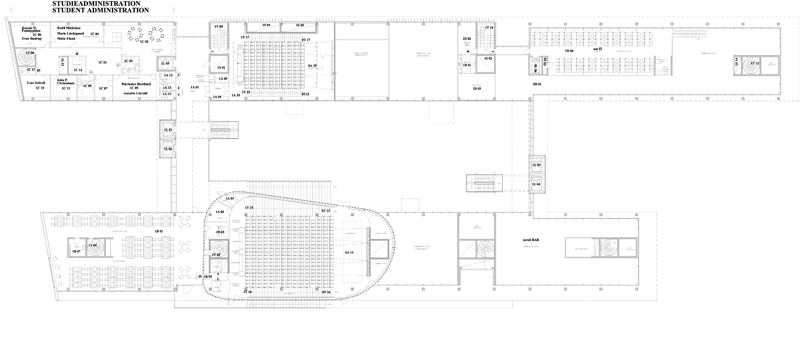
#> input picture ass2/Images/ITUMap.bmp, 800 x 348 px
$ python -i Assignment2.py   (imports and definitions only)   (Python 2 division)   (older library calls are emulated)
#> lines starting #> are read from the running program, lines starting #| are printed output that depends on the picture; after the words box and inside, x2 and y2 are one past the last pixel; in counts of white or black regions, pixels touching at a corner belong together
#> further down, picture is the input picture: shape (348, 800, 3); mean B, G, R 249.1, 249.1, 249.1
#from scipy import ndimage
import cv2
import cv
import numpy as np
from pylab import *
from matplotlib import *
from matplotlib.pyplot import *
from scipy import *
import math
import SIGBTools

#found by createHomography with n=6
H = np.array([[  1.47453831e-01,   9.78826731e-01,   2.04270412e+02],
       [ -5.10193725e-01,   4.10523270e-01,   1.95623806e+02],
       [  1.70178472e-04,   1.12945293e-03,   1.00000000e+00]])
calibration = [[(34.983870967741922, 208.40322580645164), (84.661290322580641, 198.4677419354839), (249.30645161290323, 162.98387096774195), (296.14516129032256, 229.69354838709677), (202.4677419354839, 253.82258064516128), (172.66129032258067, 180.01612903225805)], [(331.11290322580658, 212.53225806451621), (331.11290322580658, 187.69354838709694), (324.01612903225828, 109.62903225806463), (359.50000000000023, 106.08064516129048), (366.59677419354853, 148.66129032258073), (334.66129032258073, 148.66129032258073)]]

# [79 lines left out: functions frameTrackingData2BoxData, simpleTextureMap, textureMapGroundFloor, showImageandPlot, not called in this run]

blue = 255, 0, 0
green = 0, 255, 0

# [227 lines left out: functions displayTrace, multiplyPointByHomography, texturemapGridSequence, calibrateSharpening, sharpen, textureOnGrid and 3 more, not called in this run]

def angle_cos(p0, p1, p2):
    d1, d2 = p0-p1, p2-p1
    return abs( np.dot(d1, d2) / np.sqrt( np.dot(d1, d1)*np.dot(d2, d2) ) )

def findSquares(img,minSize = 2000,maxAngle = 1):
    """ findSquares intend to locate rectangle in the image of minimum area, minSize, and maximum angle, maxAngle, between
    sides"""
    squares = []
    contours, hierarchy = cv2.findContours(img, cv2.RETR_LIST, cv2.CHAIN_APPROX_SIMPLE)
    for cnt in contours:
         cnt_len = cv2.arcLength(cnt, True)
         cnt = cv2.approxPolyDP(cnt, 0.08*cnt_len, True)
         if len(cnt) == 4 and cv2.contourArea(cnt) > minSize and cv2.isContourConvex(cnt):
             cnt = cnt.reshape(-1, 2)
             max_cos = np.max([angle_cos( cnt[i], cnt[(i+1) % 4], cnt[(i+2) % 4] ) for i in xrange(4)])
             if max_cos < maxAngle:
                 squares.append(cnt)
    return squares

def DetectPlaneObject(I,minSize=1000):
      """ A simple attempt to detect rectangular
      color regions in the image"""
#> called with minSize = 1000
      HSV = cv2.cvtColor(I, cv2.COLOR_BGR2HSV)
#> HSV: shape (348, 800, 3); mean H, S, V 0, 0, 249.1
      h = HSV[:,:,0].astype('uint8')
      s = HSV[:,:,1].astype('uint8')
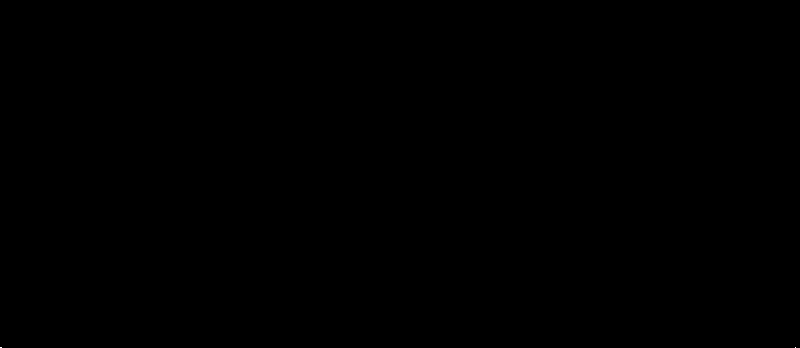
#> s: shape (348, 800); values 0 (black) and 1 (white), 0% white in thin lines or dots, all inside (x1, y1, x2, y2) = (0, 347, 796, 348)
      v = HSV[:,:,2].astype('uint8')

      b = I[:,:,0].astype('uint8')
      g = I[:,:,1].astype('uint8')
      r = I[:,:,2].astype('uint8')

      # use red channel for detection.
      s = (255*(r>230)).astype('uint8')
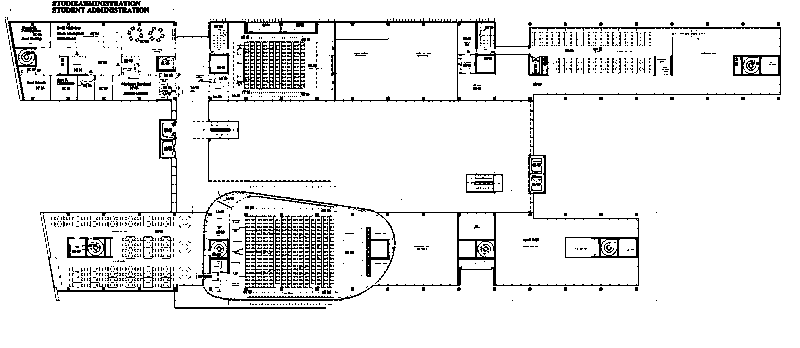
#> s: shape (348, 800); 91.5% white; black in thin lines or dots, all inside (x1, y1, x2, y2) = (5, 1, 781, 309)
      iShow = cv2.cvtColor(s, cv2.COLOR_GRAY2BGR)
      cv2.imshow('ColorDetection',iShow)
      squares = findSquares(s,minSize)
#> in findSquares, `contours, hierarchy = cv2.findContours(img, cv2.RETR_LIST, cv2.CHAIN_A..`: contours = 1618 contours, 1431 with area under 20; largest, box (x1, y1, x2, y2) and area: (0, 0, 800, 348) 277253, (171, 17, 782, 289) 48770, (458, 23, 780, 100) 19194, (336, 23, 457, 100) 8942, (496, 213, 638, 285) 7724
#> the loop in findSquares, `for cnt in contours:` made 1618 passes
#> (cnt_len, cnt, max_cos) on pass 1618: (2292, [[0, 0], [0, 347], [799, 347], [799, 0]], nan)
#> (cnt_len, cnt) on passes 1, 13, 15, 18, 19, 20: (11.66, [[327, 304], [328, 303], [332, 304], [331, 305]]), (7.66, [[272, 304], [273, 303], [275, 304], [274, 305]]), (7.66, [[266, 304], [267, 303], [269, 304], [268, 305]]), (7.66, [[254, 304], [255, 303], [257, 304], [256, 305]]), (7.66, [[251, 304], [252, 303], [254, 304], [253, 305]]), (7.66, [[318, 303], [319, 302], [320, 304], [319, 305]])
#> after the loop in findSquares, `for cnt in contours:`: max_cos = nan; squares = []
#> squares = []
      return squares

# [56 lines left out: functions texturemapObjectSequence, getMousePointsForImageWithParameter, not called in this run]

#createHomography()
# [1 line not run here, left out]
# [5 lines of commented-out code are left out]

>>> import cv2
>>> picture = cv2.imread('Images/ITUMap.bmp')
>>> result = DetectPlaneObject(picture)
#> result = []
